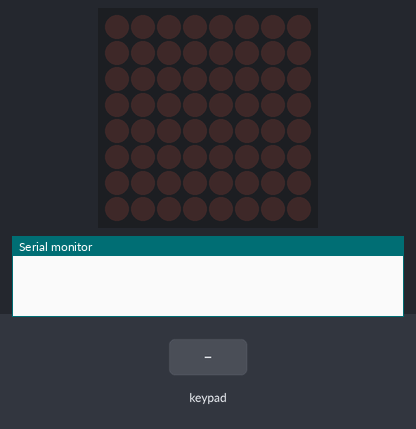
A sketch run on a simulated Arduino Uno, built with avr-gcc and run on an emulated ATmega328P. Parts: 8×8 LED matrix, the last lines printed to the serial monitor. Inputs (shaded band) come from the test bench.

Above: at 1.2 s.
1.3 s: keypad keys 9 8 7 6 # pressed 0.4 s apart
At 3.5 s:
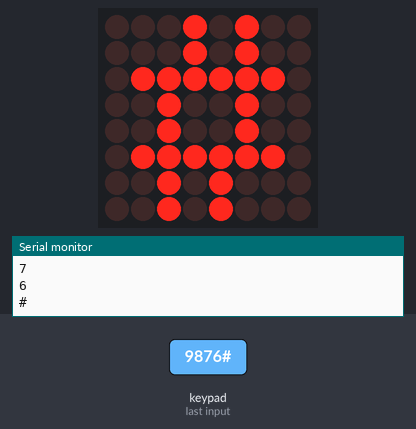
4.8 s: key 'A' pressed
At 5.1 s:
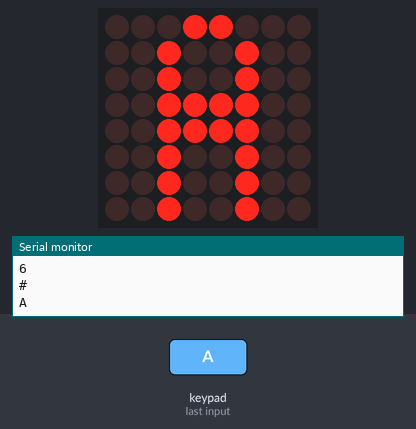
6.3 s: keypad keys 5 4 3 2 * pressed 0.4 s apart
At 8.7 s:
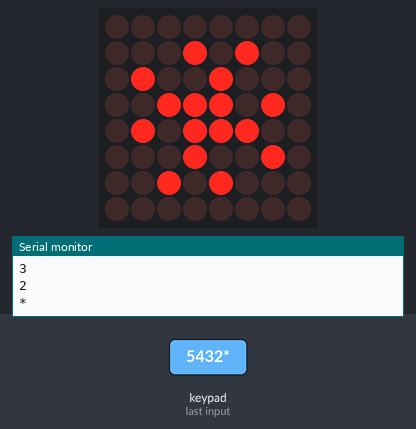
9.8 s: key 'B' pressed
At 11.0 s:
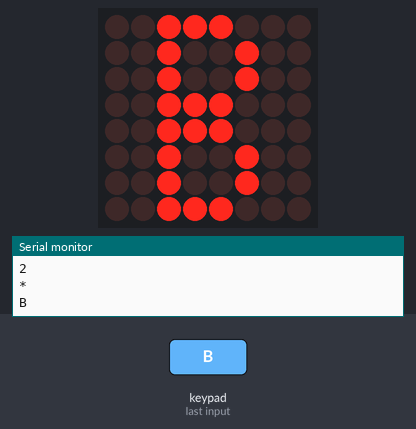
11.3 s: keypad keys 1 3 9 7 D pressed 0.4 s apart
At 13.6 s:
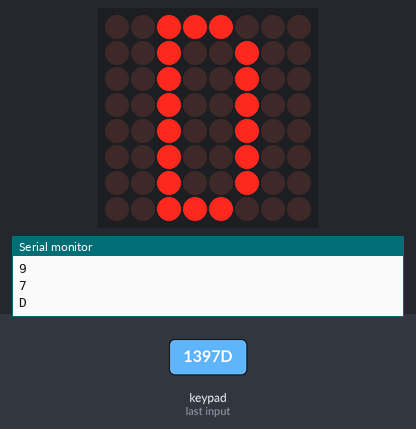
14.8 s: key 'C' pressed
At 15.2 s:
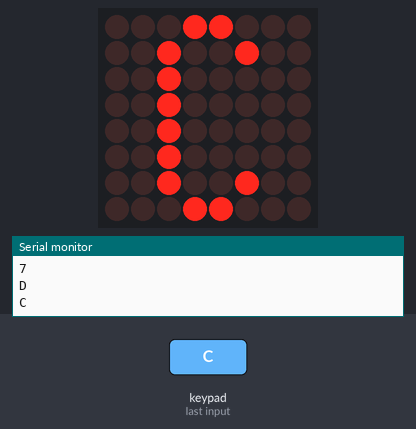
Timing chart, 0 to 17.3 s (numbered marks = the images above; inputs shaded):
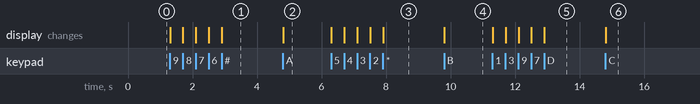

Measured:
- after the input at 1.3 s, the display: first changes at once (image 1 shows a later state)
- after the input at 4.8 s, the display: changes at once (image 2)
- after the input at 6.3 s, the display: first changes at once (image 3 shows a later state)
- after the input at 9.8 s, the display: changes at once (image 4)
- after the input at 11.3 s, the display: first changes at once (image 5 shows a later state)
- after the input at 14.8 s, the display: changes at once (image 6)

The sketch:

MATRIXCONTROLLER.ino
```cpp
//www.elegoo.com
//2016.12.9

//We always have to include the libraries
#include <LedControl.h>
#include <Keypad.h>

const byte ROWS = 4; //four rows
const byte COLS = 4; //four columns
//define the symbols on the buttons of the keypads
char hexaKeys[ROWS][COLS] = {
  {'1','2','3','A'},
  {'4','5','6','B'},
  {'7','8','9','C'},
  {'*','0','#','D'}
};
byte rowPins[ROWS] = {9, 8, 7, 6}; //connect to the row pinouts of the keypad
byte colPins[COLS] = {5, 4, 3, 2}; //connect to the column pinouts of the keypad

//initialize an instance of class NewKeypad
Keypad customKeypad = Keypad( makeKeymap(hexaKeys), rowPins, colPins, ROWS, COLS);

/*
 Now we need a LedControl to work with.
 ***** These pin numbers will probably not work with your hardware *****
 pin 12 is connected to the DataIn
 pin 11 is connected to LOAD(CS)
 pin 10 is connected to the CLK
 We have only a single MAX72XX.
 */
LedControl lc=LedControl(12,10,11,1);

/* we always wait a bit between updates of the display */
unsigned long delaytime1=1000;
unsigned long delaytime2=50;

/*
 This method will display the characters that are pressed
 on the keypad on the matrix .
 */

void writeMatrix(byte C[8]){
  lc.setRow(0,0,C[0]);
  lc.setRow(0,1,C[1]);
  lc.setRow(0,2,C[2]);
  lc.setRow(0,3,C[3]);
  lc.setRow(0,4,C[4]);
  lc.setRow(0,5,C[5]);
  lc.setRow(0,6,C[6]);
  lc.setRow(0,7,C[7]);
}

void printKey(char key){
  byte A[8]={B00011000,B00100100,B00100100,B00111100,B00111100,B00100100,B00100100,B00100100};
  byte B[8]={B00111000,B00100100,B00100100,B00111000,B00111000,B00100100,B00100100,B00111000};
  byte C[8]={B00011000,B00100100,B00100000,B00100000,B00100000,B00100000,B00100100,B00011000};
  byte D[8]={B00111000,B00100100,B00100100,B00100100,B00100100,B00100100,B00100100,B00111000};
  byte n0[8]={B00111100,B00100100,B00100100,B00100100,B00100100,B00100100,B00100100,B00111100};
  byte n1[8]={B00001000,B00011000,B00101000,B00001000,B00001000,B00001000,B00001000,B00001000};
  byte n2[8]={B00011000,B00100100,B00000100,B00001000,B00010000,B00100000,B00100000,B00111100};
  byte n3[8]={B00011000,B00100100,B00000100,B00011000,B00011000,B00000100,B00100100,B00011000};
  byte n4[8]={B00000100,B00001100,B00010100,B00100100,B00111100,B00000100,B00000100,B00000100};
  byte n5[8]={B00111100,B00100000,B00100000,B00111000,B00000100,B00000100,B00000100,B00111000};
  byte n6[8]={B00011000,B00100100,B00100000,B00100000,B00111000,B00100100,B00100100,B00011000};
  byte n7[8]={B00111100,B00000100,B00000100,B00001000,B00001000,B00010000,B00010000,B00010000};
  byte n8[8]={B00011000,B00100100,B00100100,B00011000,B00011000,B00100100,B00100100,B00011000};
  byte n9[8]={B00011000,B00100100,B00100100,B00011100,B00000100,B00000100,B00100100,B00011000};
  byte cross[8]={B00000000,B00010100,B01001000,B00111010,B01011100,B00010010,B00101000,B00000000};
  byte hashtag[8]={B00010100,B00010100,B01111110,B00100100,B00100100,B01111110,B00101000,B00101000};

  switch(key){
    case 'A':
      Serial.println(key);
      writeMatrix(A);
      break;
    case 'B':
      Serial.println(key);
      writeMatrix(B);
      break;
    case 'C':
      Serial.println(key);
      writeMatrix(C);
      break;
    case 'D':
      Serial.println(key);
      writeMatrix(D);
      break;
    case '0':
      Serial.println(key);
      writeMatrix(n0);
      break;
    case '1':
      Serial.println(key);
      writeMatrix(n1);
      break;
    case '2':
      Serial.println(key);
      writeMatrix(n2);
      break;
    case '3':
      Serial.println(key);
      writeMatrix(n3);
      break;
    case '4':
      Serial.println(key);
      writeMatrix(n4);
      break;
    case '5':
      Serial.println(key);
      writeMatrix(n5);
      break;
    case '6':
      Serial.println(key);
      writeMatrix(n6);
      break;
    case '7':
      Serial.println(key);
      writeMatrix(n7);
      break;
    case '8':
      Serial.println(key);
      writeMatrix(n8);
      break;
    case '9':
      Serial.println(key);
      writeMatrix(n9);
      break;
    case '*':
      Serial.println(key);
      writeMatrix(cross);
      break;
    case '#':
      Serial.println(key);
      writeMatrix(hashtag);
      break;
    default:
      break;
  }
}

void setup() {
  /*
   The MAX72XX is in power-saving mode on startup,
   we have to do a wakeup call
   */
  lc.shutdown(0,false);
  /* Set the brightness to a medium values */
  lc.setIntensity(0,8);
  /* and clear the display */
  lc.clearDisplay(0);
  /* open a port to print */
  Serial.begin(9600);
}

void loop() {
  char customKey = customKeypad.getKey();
  if (customKey){
    lc.clearDisplay(0);
    printKey(customKey);
  }
}
```
